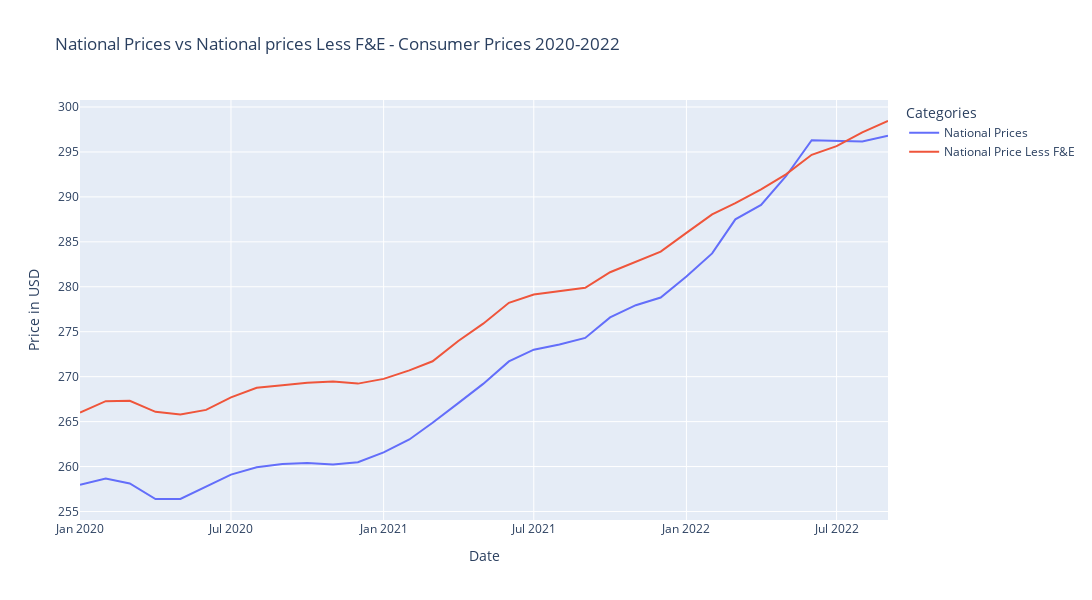

Notebook code for this chart:
### Code cell
fig = px.line(national_2020s_df, 
        labels={'value': 'Price in USD', 'variable': 'Categories'}, 
        title="National Prices vs National prices Less F&E - Consumer Prices 2020-2022",
       width=1300, height=600)
fig.show()
fig.write_image('./assets/images/national_prices_vs_national_prices_less_f&e_-_consumer_prices_2020-2022_plot.png')

### Figure 1 — Plotly figure (JSON) as saved in the notebook; plotly's stock layout.template omitted (floating-point values rounded to 4 significant figures)
{"data": [{"hovertemplate": "Categories=National Prices<br>Date=%{x}<br>Price in USD=%{y}<extra></extra>", "legendgroup": "National Prices", "line": {"color": "#636efa", "dash": "solid"}, "marker": {"symbol": "circle"}, "mode": "lines", "name": "National Prices", "orientation": "v", "showlegend": true, "type": "scatter", "x": ["2020-01-01T00:00:00", "2020-02-01T00:00:00", "2020-03-01T00:00:00", "2020-04-01T00:00:00", "2020-05-01T00:00:00", "2020-06-01T00:00:00", "2020-07-01T00:00:00", "2020-08-01T00:00:00", "2020-09-01T00:00:00", "2020-10-01T00:00:00", "2020-11-01T00:00:00", "2020-12-01T00:00:00", "2021-01-01T00:00:00", "2021-02-01T00:00:00", "2021-03-01T00:00:00", "2021-04-01T00:00:00", "2021-05-01T00:00:00", "2021-06-01T00:00:00", "2021-07-01T00:00:00", "2021-08-01T00:00:00", "2021-09-01T00:00:00", "2021-10-01T00:00:00", "2021-11-01T00:00:00", "2021-12-01T00:00:00", "2022-01-01T00:00:00", "2022-02-01T00:00:00", "2022-03-01T00:00:00", "2022-04-01T00:00:00", "2022-05-01T00:00:00", "2022-06-01T00:00:00", "2022-07-01T00:00:00", "2022-08-01T00:00:00", "2022-09-01T00:00:00"], "xaxis": "x", "y": [258.0, 258.7, 258.1, 256.4, 256.4, 257.8, 259.1, 259.9, 260.3, 260.4, 260.2, 260.5, 261.6, 263.0, 264.9, 267.1, 269.2, 271.7, 273.0, 273.6, 274.3, 276.6, 277.9, 278.8, 281.1, 283.7, 287.5, 289.1, 292.3, 296.3, 296.3, 296.2, 296.8], "yaxis": "y"}, {"hovertemplate": "Categories=National Price Less F&E<br>Date=%{x}<br>Price in USD=%{y}<extra></extra>", "legendgroup": "National Price Less F&E", "line": {"color": "#EF553B", "dash": "solid"}, "marker": {"symbol": "circle"}, "mode": "lines", "name": "National Price Less F&E", "orientation": "v", "showlegend": true, "type": "scatter", "x": ["2020-01-01T00:00:00", "2020-02-01T00:00:00", "2020-03-01T00:00:00", "2020-04-01T00:00:00", "2020-05-01T00:00:00", "2020-06-01T00:00:00", "2020-07-01T00:00:00", "2020-08-01T00:00:00", "2020-09-01T00:00:00", "2020-10-01T00:00:00", "2020-11-01T00:00:00", "2020-12-01T00:00:00", "2021-01-01T00:00:00", "2021-02-01T00:00:00", "2021-03-01T00:00:00", "2021-04-01T00:00:00", "2021-05-01T00:00:00", "2021-06-01T00:00:00", "2021-07-01T00:00:00", "2021-08-01T00:00:00", "2021-09-01T00:00:00", "2021-10-01T00:00:00", "2021-11-01T00:00:00", "2021-12-01T00:00:00", "2022-01-01T00:00:00", "2022-02-01T00:00:00", "2022-03-01T00:00:00", "2022-04-01T00:00:00", "2022-05-01T00:00:00", "2022-06-01T00:00:00", "2022-07-01T00:00:00", "2022-08-01T00:00:00", "2022-09-01T00:00:00"], "xaxis": "x", "y": [266.0, 267.3, 267.3, 266.1, 265.8, 266.3, 267.7, 268.8, 269.1, 269.3, 269.5, 269.2, 269.8, 270.7, 271.7, 274.0, 275.9, 278.2, 279.1, 279.5, 279.9, 281.6, 282.8, 283.9, 286.0, 288.1, 289.3, 290.8, 292.5, 294.7, 295.6, 297.2, 298.4], "yaxis": "y"}], "layout": {"height": 600, "legend": {"title": {"text": "Categories"}, "tracegroupgap": 0}, "title": {"text": "National Prices vs National prices Less F&E - Consumer Prices 2020-2022"}, "width": 1300, "xaxis": {"anchor": "y", "autorange": true, "domain": [0, 1], "range": ["2020-01-01", "2022-09-01"], "title": {"text": "Date"}, "type": "date"}, "yaxis": {"anchor": "x", "autorange": true, "domain": [0, 1], "range": [254.1, 300.8], "title": {"text": "Price in USD"}, "type": "linear"}}}
